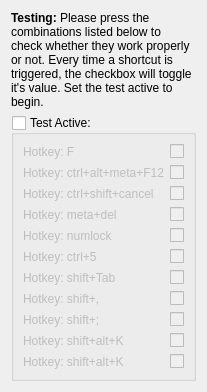
     <widget class="QWidget" name="testTab">
      <attribute name="title">
       <string>Testings</string>
      </attribute>
      <layout class="QVBoxLayout" name="verticalLayout_2">
       <item>
        <widget class="QLabel" name="label_6">
         <property name="text">
          <string>&lt;b&gt;Testing:&lt;/b&gt; Please press the combinations listed below to check whether they work properly or not. Every time a shortcut is triggered, the checkbox will toggle it's value. Set the test active to begin.</string>
         </property>
         <property name="wordWrap">
          <bool>true</bool>
         </property>
        </widget>
       </item>
       <item>
        <widget class="QGroupBox" name="groupBox">
         <property name="title">
          <string>Test Active:</string>
         </property>
         <property name="checkable">
          <bool>true</bool>
         </property>
         <property name="checked">
          <bool>false</bool>
         </property>
         <layout class="QFormLayout" name="formLayout">
          <item row="0" column="0">
           <widget class="QLabel" name="hotkeyFLabel">
            <property name="text">
             <string>Hotkey: F</string>
            </property>
           </widget>
          </item>
          <item row="0" column="1">
           <widget class="QCheckBox" name="hotkeyFCheckBox"/>
          </item>
          <item row="1" column="0">
           <widget class="QLabel" name="hotkeyCtrlAltMetaF12Label">
            <property name="text">
             <string>Hotkey: ctrl+alt+meta+F12</string>
            </property>
           </widget>
          </item>
          <item row="1" column="1">
           <widget class="QCheckBox" name="hotkeyCtrlAltMetaF12CheckBox"/>
          </item>
          <item row="2" column="0">
           <widget class="QLabel" name="hotkeyCtrlShiftCancelLabel">
            <property name="text">
             <string>Hotkey: ctrl+shift+cancel</string>
            </property>
           </widget>
          </item>
          <item row="2" column="1">
           <widget class="QCheckBox" name="hotkeyCtrlShiftCancelCheckBox"/>
          </item>
          <item row="3" column="0">
           <widget class="QLabel" name="hotkeyMetaDelLabel">
            <property name="text">
             <string>Hotkey: meta+del</string>
            </property>
           </widget>
          </item>
          <item row="3" column="1">
           <widget class="QCheckBox" name="hotkeyMetaDelCheckBox"/>
          </item>
          <item row="4" column="0">
           <widget class="QLabel" name="hotkeyNumlockLabel">
            <property name="text">
             <string>Hotkey: numlock</string>
            </property>
           </widget>
          </item>
          <item row="4" column="1">
           <widget class="QCheckBox" name="hotkeyNumlockCheckBox"/>
          </item>
          <item row="5" column="0">
           <widget class="QLabel" name="hotkeyCtrl5Label">
            <property name="text">
             <string>Hotkey: ctrl+5</string>
            </property>
           </widget>
          </item>
          <item row="5" column="1">
           <widget class="QCheckBox" name="hotkeyCtrl5CheckBox"/>
          </item>
          <item row="6" column="0">
           <widget class="QLabel" name="hotkeyShiftTabLabel">
            <property name="text">
             <string>Hotkey: shift+Tab</string>
            </property>
           </widget>
          </item>
          <item row="6" column="1">
           <widget class="QCheckBox" name="hotkeyShiftTabCheckBox"/>
          </item>
          <item row="7" column="0">
           <widget class="QLabel" name="hotkeyShiftLabel">
            <property name="text">
             <string>Hotkey: shift+,</string>
            </property>
           </widget>
          </item>
          <item row="7" column="1">
           <widget class="QCheckBox" name="hotkeyShiftCheckBox"/>
          </item>
          <item row="8" column="0">
           <widget class="QLabel" name="hotkeyShiftLabel_2">
            <property name="text">
             <string>Hotkey: shift+;</string>
            </property>
           </widget>
          </item>
          <item row="8" column="1">
           <widget class="QCheckBox" name="hotkeyShiftCheckBox_2"/>
          </item>
          <item row="9" column="0">
           <widget class="QLabel" name="hotkeyShiftAltKLabel">
            <property name="text">
             <string>Hotkey: shift+alt+K</string>
            </property>
           </widget>
          </item>
          <item row="9" column="1">
           <widget class="QCheckBox" name="hotkeyShiftAltKCheckBox"/>
          </item>
          <item row="10" column="0">
           <widget class="QLabel" name="hotkeyShiftAltKLabel_2">
            <property name="text">
             <string>Hotkey: shift+alt+K</string>
            </property>
           </widget>
          </item>
          <item row="10" column="1">
           <widget class="QCheckBox" name="hotkeyShiftAltKCheckBox_2"/>
          </item>
         </layout>
        </widget>
       </item>
       <item>
        <spacer name="verticalSpacer_6">
         <property name="orientation">
          <enum>Qt::Vertical</enum>
         </property>
         <property name="sizeHint" stdset="0">
          <size>
           <width>20</width>
           <height>0</height>
          </size>
         </property>
        </spacer>
       </item>
      </layout>
     </widget>
